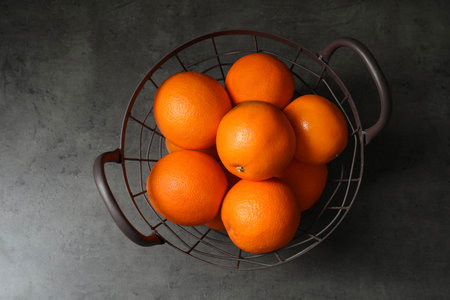
#> input picture Dataset/Orange_1.png, 450 x 300 px, found by its file name
$ python CV_Orange_Detection_Pic.py
#> lines starting #> are read from the running program, lines starting #| are printed output that depends on the picture; after the words box and inside, x2 and y2 are one past the last pixel; in counts of white or black regions, pixels touching at a corner belong together
# -*- coding: utf-8 -*-
"""CV_Project Final.ipynb

Automatically generated by Colaboratory.

Original file is located at
    https://colab.research.google.com/drive/1Gcxy4denY80C-7P8g3olQ7AF3P-OZlfl
"""

import cv2
import numpy as np
import matplotlib.pyplot as plt

#8,image,6
url = 'Dataset\Orange_1.png'
img = cv2.imread(url)
#> img is the input picture: shape (300, 450, 3); mean B, G, R 49, 65.5, 90.7
hsv = cv2.cvtColor(img,cv2.COLOR_BGR2HSV)
#> hsv: shape (300, 450, 3); mean H, S, V 28.7, 72.3, 91.1
rgb = cv2.cvtColor(img,cv2.COLOR_BGR2RGB)

lowerHSV = [10,0,165]
UpperHSV = [25,255,255]

mask =cv2.inRange(hsv,np.array(lowerHSV),np.array(UpperHSV))
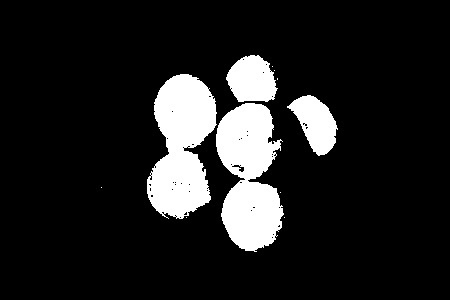
#> mask: shape (300, 450); 12.8% white; 11 white regions (7 under 20 px), largest, box (x1, y1, x2, y2) and area: (216, 103, 284, 252) 6918, (147, 74, 217, 219) 6846, (226, 55, 278, 102) 1808, (287, 95, 338, 156) 1737

DT = cv2.distanceTransform(mask,cv2.DIST_L2,3) #ใช้เพื่อดูว่าส่วนไหนลึกจากขอบแค่ไหน

Object = np.where(DT>DT.max()*0.35,1,0) #คัดเฉพาะส่วนที่ห่างจากขอบซึ่งก็จะเป็นส่วนที่เป็นวัตถุแน่ๆ
#> Object: shape (300, 450) int64; values 0 (black) and 1 (white), 5.4% white; 7 white regions (1 under 20 px), largest, box (x1, y1, x2, y2) and area: (162, 82, 209, 147) 1899, (229, 188, 275, 243) 1617, (224, 111, 266, 171) 1422, (158, 153, 202, 209) 1066, (234, 63, 269, 94) 686, (299, 103, 329, 147) 607
BG = np.where(DT==0,1,0)  #เราแยกตัวความลึก0ให้เป็นBackgroundสีดำ
corner = (Object+BG).astype(np.uint8) #จากนั้นเราก็รวมBackground กับ Object(เราก็จะได้ขอบ)
#> corner: shape (300, 450); values 0 (black) and 1 (white), 92.6% white; 15 black regions (7 under 20 px)

n,lek = cv2.connectedComponents(corner)#ใช้เพื่อได้บริเวณของวัตถุและฉากหลังแยกกันทั้งหมด
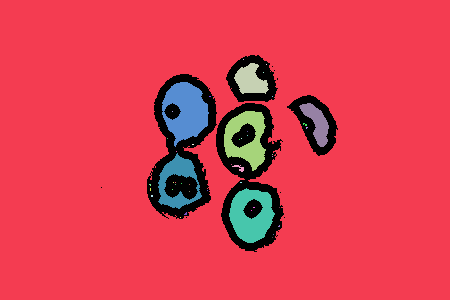
#> lek: shape (300, 450) int32; 47 distinct labels, from 0 to 46; one colour per label, 0 black
#> n = 47

#เนื่องจากฉากหลังถูกแยกย่อยออกมาหมดเลย เราจะทำให้มันกลับมาเป็นอันเดียวกัน
lek += 2 #เพิ่มทุกอย่าง2 เพื่อให้แน่ใจว่าทุกตัวเป็นสองขึ้น
#> lek: shape (300, 450) int32; 47 distinct labels, from 2 to 48
lek[BG==1] = 1 #กำหนดให้ฉากหลังเป็น 1
#> lek: shape (300, 450) int32; 9 distinct labels, from 1 to 37
lek[corner==0] = -1 #กำหนดให้รอยต่อเป็น -1
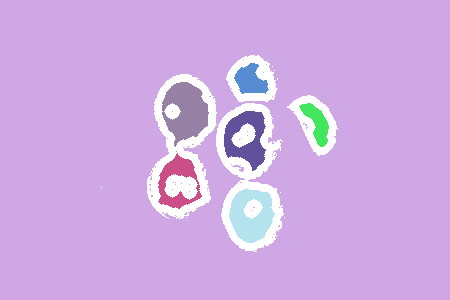
#> lek: shape (300, 450) int32; 9 distinct labels, from -1 to 37; one colour per label, 0 black, -1 white
for i,n in enumerate(np.unique(lek)[1:],1): #จัดเรียงตัวเลขใหม่ให้ไล่ตั้งแต่ 2 ไปโดยไม่เว้นค่าไหนไป เสร็จแล้วก็จะได้แบบนี้
    lek[lek==n] = i
#> this loop made 8 passes
#> n on passes 1 to 8: 1, 5, 8, 11, 13, 22, 23, 37
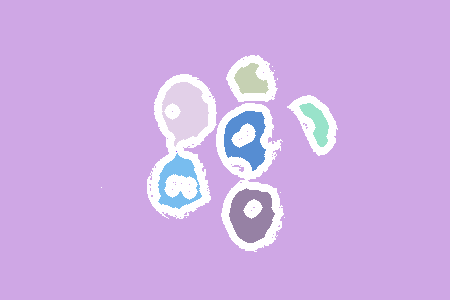
#> lek: shape (300, 450) int32; 9 distinct labels, from -1 to 8; one colour per label, 0 black, -1 white

lek = cv2.watershed(rgb,lek)
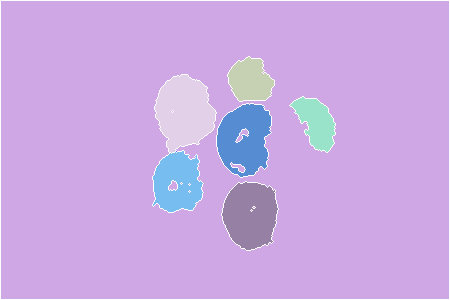
#> lek: shape (300, 450) int32; 9 distinct labels, from -1 to 8; one colour per label, 0 black, -1 white

contour = []
for i in range(2,lek.max()+1): #เริ่มที่ 2 เพราะเราไม่เอา Background
    c,_ = cv2.findContours((lek==i).astype(np.uint8),cv2.RETR_EXTERNAL,cv2.CHAIN_APPROX_SIMPLE)
    if c:  # Check if any contours were found
        contour.append(c[0])
#> this loop made 7 passes
#> c on pass 5: [[[176, 151]]]
#> after the loop, contour = 7 contours, 1 with area under 20; largest, box (x1, y1, x2, y2) and area: (155, 75, 216, 153) 3122, (217, 104, 271, 177) 2926, (222, 182, 278, 250) 2816, (153, 151, 203, 212) 2226, (228, 57, 274, 101) 1382, (290, 97, 335, 152) 1308

areas = []
for i in range(len(contour)):
    a = cv2.contourArea(contour[i])
    areas.append(a)
    # print("index:", i, "area:", a)
    x,y,w,h = cv2.boundingRect(contour[i])
    cv2.rectangle(rgb,(x,y),(x+w,y+h),(0,0,255),thickness=2)
#> this loop made 7 passes
#> (a, x, y, w, h) on passes 1 to 7: (1381.5, 228, 57, 46, 44), (3121.5, 155, 75, 61, 78), (1307.5, 290, 97, 45, 55), (2926, 217, 104, 54, 73), (0, 176, 151, 1, 1), (2226, 153, 151, 50, 61), (2816, 222, 182, 56, 68)
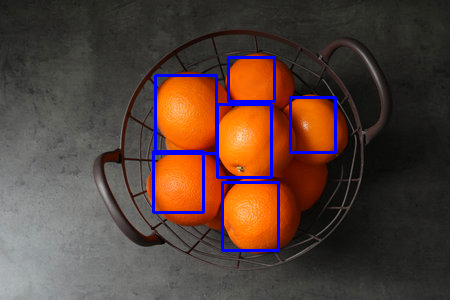
#> rgb: shape (300, 450, 3); mean R, G, B 86.2, 63.9, 56.1
#> after the loop, areas = [1381.5, 3121.5, 1307.5, 2926, 0, 2226, 2816]

font = cv2.FONT_HERSHEY_SIMPLEX
#> font = 0
font_scale = min(rgb.shape[0], rgb.shape[1]) / 400.0  # Adjusting font
#> font_scale = 0.75
text_position = (int(rgb.shape[1] * 0.01), int(rgb.shape[0] * 0.07))
#> text_position = (4, 21)
cv2.putText(rgb, f'Number of top layer oranges: {len(contour)}', text_position, font, font_scale, (0, 255, 0), 2)

# [7 lines of commented-out code are left out]
mean_area = np.mean(areas)
#> mean_area = 1968.4
std_area = np.std(areas)
#> std_area = 1047.9

# Define thresholds based on mean and standard deviation
below_threshold = mean_area -  std_area
#> below_threshold = 920.4
above_threshold = mean_area +  std_area
#> above_threshold = 3016.3

# Classify areas into small, medium, and large
small_areas = [area for area in areas if area <= below_threshold]
#> small_areas = [0]
medium_areas = [area for area in areas if below_threshold <= area <= above_threshold]
#> medium_areas = [1381.5, 1307.5, 2926, 2226, 2816]
large_areas = [area for area in areas if area > above_threshold]
#> large_areas = [3121.5]

#average diameters for oranges ranging from 2.29 inches(5.8166cm) to 3.47 inches(8.8138cm), the avereage's average would be 7.3152cm
#Calculating number of oranges using volume_basket/volume_orange would not be pratical cus of the space between the orange. So,I use layer instead(assuming the basket was rectangular or cylindrical)
height = 30 #assuming height in centimeter
diameter = 7.3152
layer = height//diameter #we don't want any decimal

S_text_position = (int(rgb.shape[1] * 0.01), int(rgb.shape[0] * 0.2))
#> S_text_position = (4, 60)
M_text_position = (int(rgb.shape[1] * 0.01), int(rgb.shape[0] * 0.3))
#> M_text_position = (4, 90)
L_text_position = (int(rgb.shape[1] * 0.01), int(rgb.shape[0] * 0.4))
#> L_text_position = (4, 120)
cv2.putText(rgb, f'Small: {len(small_areas)*layer}', S_text_position, font, font_scale, (0, 255, 0), 2)
cv2.putText(rgb, f'Medium: {len(medium_areas)*layer}', M_text_position, font, font_scale, (0, 255, 0), 2)
cv2.putText(rgb, f'large: {len(large_areas)*layer}', L_text_position, font, font_scale, (0, 255, 0), 2)
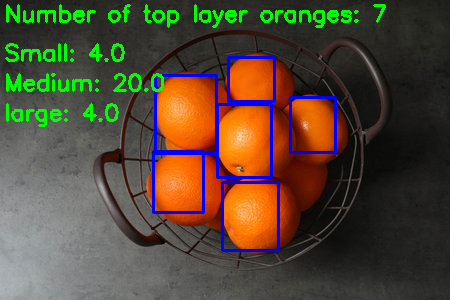
#> rgb: shape (300, 450, 3); mean R, G, B 84.2, 71.1, 54.2
plt.imshow(rgb)
plt.show()

$ run again, with Dataset/Orange_2.png copied over Dataset/Orange_1.png
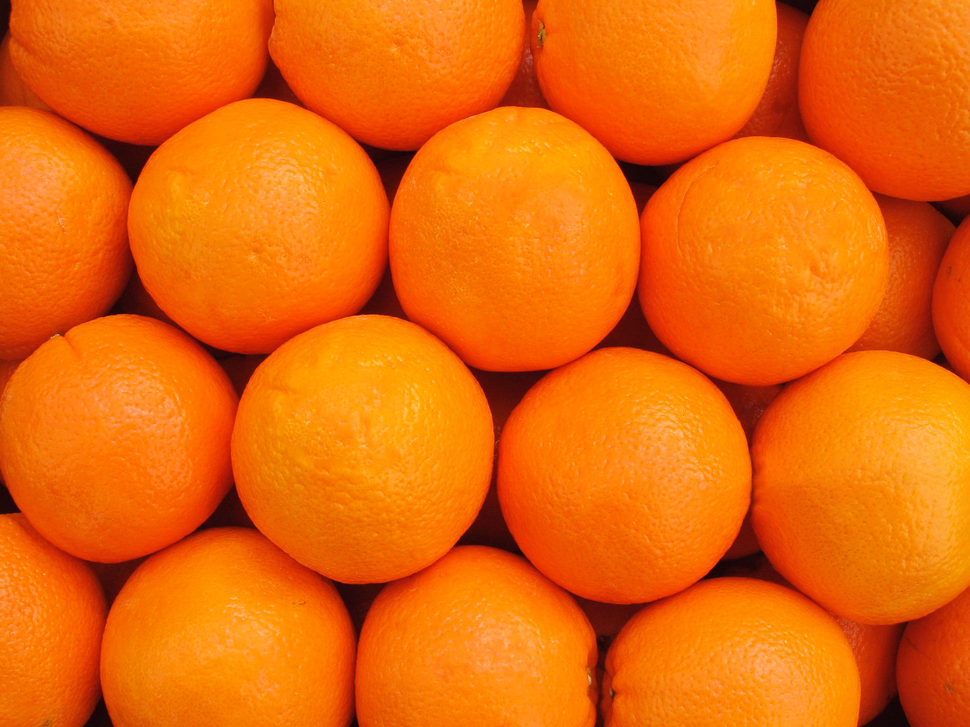
#> input picture Dataset/Orange_2.png, 970 x 727 px, shrunk from 2048 x 1536 before the run, found by its file name
#> img is the input picture: shape (727, 970, 3); mean B, G, R 7.9, 104.7, 232.3
#> hsv: shape (727, 970, 3); mean H, S, V 13.7, 245.6, 232.3
#> mask: shape (727, 970); 77.8% white; 283 black regions (274 under 20 px), largest, box (x1, y1, x2, y2) and area: (0, 0, 970, 727) 155414, (620, 121, 632, 126) 36, (64, 79, 75, 84) 27
#> Object: shape (727, 970) int64; values 0 (black) and 1 (white), 27.2% white; 16 white regions, largest, box (x1, y1, x2, y2) and area: (277, 360, 449, 531) 23079, (809, 395, 970, 576) 22131, (173, 144, 338, 279) 17320
#> corner: shape (727, 970); values 0 (black) and 1 (white), 49.4% white; 299 white regions (274 under 20 px)
#> `n,lek = cv2.connectedComponents(corner)#ใช้เพื่อได้บริเวณของวัตถุและฉา..`: n = 300
#> the loop `for i,n in enumerate(np.unique(lek)[1:],1):` made 17 passes
#> n on passes 1 to 8: 1, 5, 6, 7, 8, 127, 133, 144
#> `lek = cv2.watershed(rgb,lek)`:
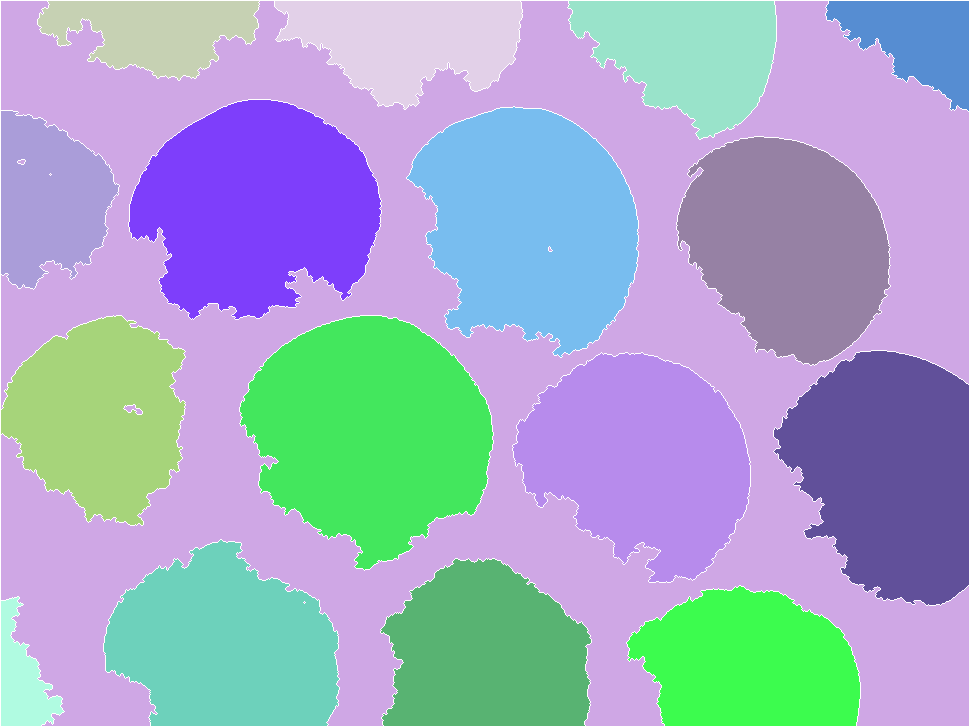
#> lek: shape (727, 970) int32; 18 distinct labels, from -1 to 17; one colour per label, 0 black, -1 white
#> after the loop `for i in range(2,lek.max()+1):`: contour = 16 contours; largest, box (x1, y1, x2, y2) and area: (240, 316, 493, 570) 43827, (407, 107, 638, 357) 40419, (129, 100, 381, 319) 39416, (513, 353, 750, 582) 36592, (774, 351, 969, 605) 36436
#> the loop `for i in range(len(contour)):` made 16 passes
#> (a, x, y, w, h) on passes 1 to 8: (10983.5, 38, 1, 221, 79), (17085.5, 275, 1, 247, 108), (18628, 568, 1, 208, 138), (8967.5, 826, 1, 143, 110), (39416, 129, 100, 252, 219), (40419, 407, 107, 231, 250), (34603, 677, 137, 213, 228), (14627.5, 1, 111, 118, 178)
#> after the loop `for i in range(len(contour)):`: areas = [10983.5, 17085.5, 18628, 8967.5, 39416, 40419, 34603, 14627.5, 26779.5, 43827, 36592, 36435.5, 31686, 27429.5, 24868, 3981.5]
#> font = 0
#> mean_area = 26020.6
#> std_area = 11991.2
#> below_threshold = 14029.4
#> above_threshold = 38011.8
#> small_areas = [10983.5, 8967.5, 3981.5]
#> medium_areas = [17085.5, 18628, 34603, 14627.5, 26779.5, 36592, 36435.5, 31686, 27429.5, 24868]
#> large_areas = [39416, 40419, 43827]
#> `cv2.putText(rgb, f'large: {len(large_areas)*layer}', L_text_position, ..`:
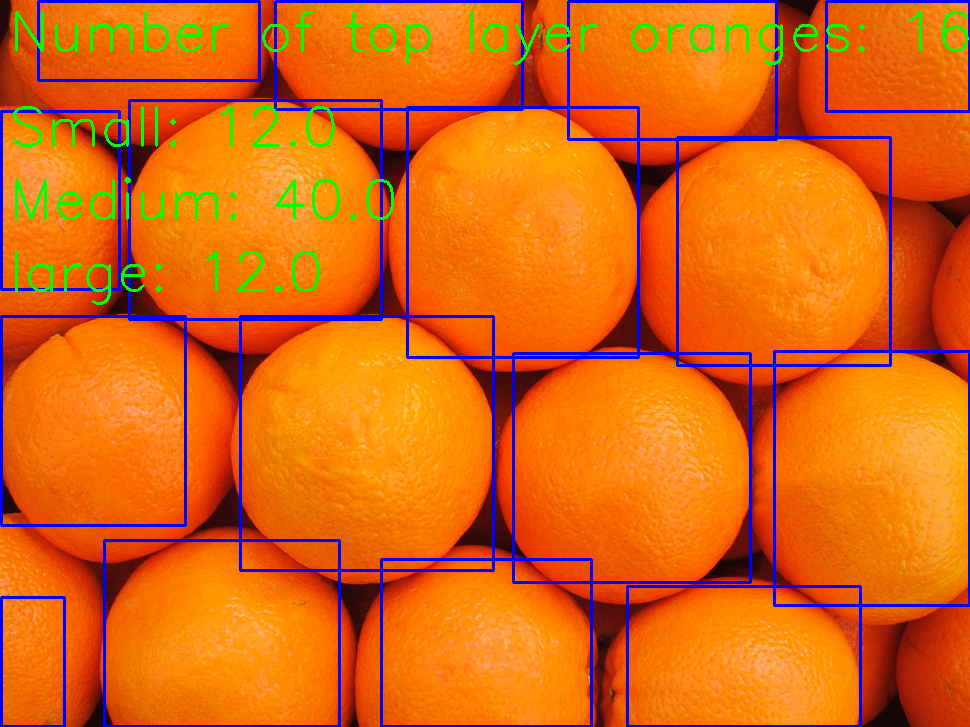
#> rgb: shape (727, 970, 3); mean R, G, B 217.5, 103.4, 20

$ run again, with Dataset/Orange_3.png copied over Dataset/Orange_1.png
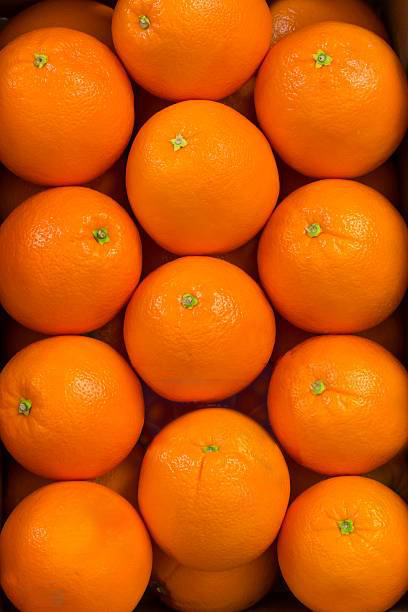
#> input picture Dataset/Orange_3.png, 408 x 612 px, found by its file name
#> img is the input picture: shape (612, 408, 3); mean B, G, R 5.2, 88.6, 204.9
#> hsv: shape (612, 408, 3); mean H, S, V 15.1, 248, 204.9
#> mask: shape (612, 408); 74.3% white; 101 black regions (87 under 20 px), largest, box (x1, y1, x2, y2) and area: (0, 0, 408, 612) 62403, (377, 579, 408, 612) 451, (16, 396, 32, 416) 193
#> Object: shape (612, 408) int64; values 0 (black) and 1 (white), 28.8% white; 13 white regions (1 under 20 px), largest, box (x1, y1, x2, y2) and area: (27, 503, 131, 612) 7832, (162, 433, 269, 544) 7624, (0, 49, 112, 152) 7133
#> corner: shape (612, 408); values 0 (black) and 1 (white), 54.5% white; 54 black regions (41 under 20 px)
#> `n,lek = cv2.connectedComponents(corner)#ใช้เพื่อได้บริเวณของวัตถุและฉา..`: n = 115
#> the loop `for i,n in enumerate(np.unique(lek)[1:],1):` made 14 passes
#> n on passes 1 to 8: 1, 4, 24, 25, 37, 47, 50, 76
#> `lek = cv2.watershed(rgb,lek)`:
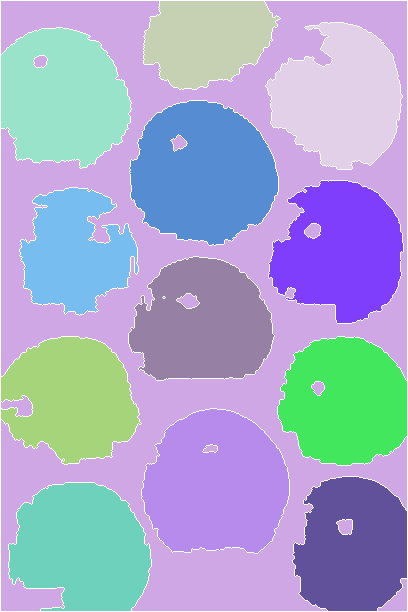
#> lek: shape (612, 408) int32; 15 distinct labels, from -1 to 14; one colour per label, 0 black, -1 white
#> the loop `for i in range(2,lek.max()+1):` made 13 passes
#> c on pass 8: [[[163, 297], [164, 297]]]
#> after the loop `for i in range(2,lek.max()+1):`: contour = 13 contours, 1 with area under 20; largest, box (x1, y1, x2, y2) and area: (142, 409, 289, 553) 16304, (130, 101, 278, 245) 15954, (1, 28, 131, 168) 13954, (9, 483, 151, 611) 13844, (269, 181, 403, 323) 13456
#> the loop `for i in range(len(contour)):` made 13 passes
#> (a, x, y, w, h) on passes 1 to 8: (8774.5, 144, 1, 136, 88), (13140.5, 266, 23, 136, 146), (13954, 1, 28, 130, 140), (15954.5, 130, 101, 148, 144), (13455.5, 269, 181, 134, 142), (9594.5, 20, 188, 118, 127), (13427, 129, 257, 145, 123), (0, 163, 297, 2, 1)
#> after the loop `for i in range(len(contour)):`: areas = [8774.5, 13140.5, 13954, 15954.5, 13455.5, 9594.5, 13427, 0, 12360, 12919, 16304.5, 12332.5, 13843.5]
#> font = 0
#> mean_area = 12004.6
#> std_area = 4001.1
#> below_threshold = 8003.5
#> above_threshold = 16005.7
#> small_areas = [0]
#> medium_areas = [8774.5, 13140.5, 13954, 15954.5, 13455.5, 9594.5, 13427, 12360, 12919, 12332.5, 13843.5]
#> large_areas = [16304.5]
#> `cv2.putText(rgb, f'large: {len(large_areas)*layer}', L_text_position, ..`:
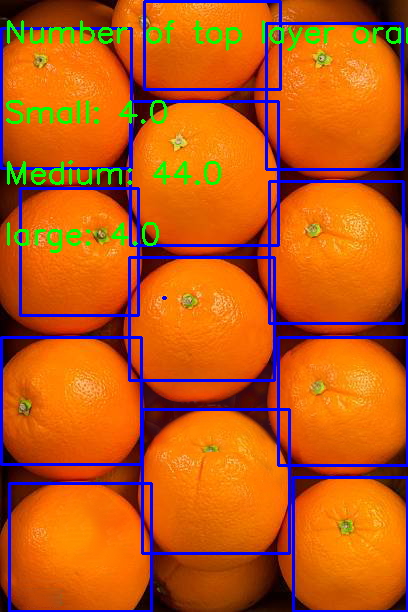
#> rgb: shape (612, 408, 3); mean R, G, B 188.8, 88.7, 22.7
